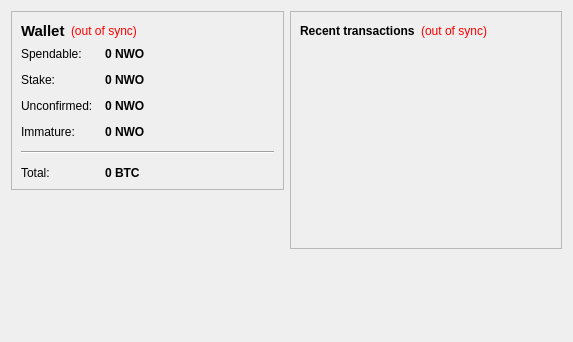
<?xml version="1.0" encoding="UTF-8"?>
<ui version="4.0">
 <class>OverviewPage</class>
 <widget class="QWidget" name="OverviewPage">
  <property name="geometry">
   <rect>
    <x>0</x>
    <y>0</y>
    <width>573</width>
    <height>342</height>
   </rect>
  </property>
  <property name="windowTitle">
   <string>Form</string>
  </property>
  <layout class="QHBoxLayout" name="horizontalLayout" stretch="1,1">
   <item>
    <layout class="QVBoxLayout" name="verticalLayout_2">
     <item>
      <widget class="QFrame" name="frame">
       <property name="frameShape">
        <enum>QFrame::StyledPanel</enum>
       </property>
       <property name="frameShadow">
        <enum>QFrame::Raised</enum>
       </property>
       <layout class="QVBoxLayout" name="verticalLayout_4">
        <item>
         <layout class="QHBoxLayout" name="horizontalLayout_4">
          <item>
           <widget class="QLabel" name="label_5">
            <property name="font">
             <font>
              <pointsize>11</pointsize>
              <weight>75</weight>
              <bold>true</bold>
             </font>
            </property>
            <property name="text">
             <string>Wallet</string>
            </property>
           </widget>
          </item>
          <item>
           <widget class="QLabel" name="labelWalletStatus">
            <property name="toolTip">
             <string>The displayed information may be out of date. Your wallet automatically synchronizes with the nwocoin network after a connection is established, but this process has not completed yet.</string>
            </property>
            <property name="styleSheet">
             <string notr="true">QLabel { color: red; }</string>
            </property>
            <property name="text">
             <string notr="true">(out of sync)</string>
            </property>
            <property name="alignment">
             <set>Qt::AlignLeading|Qt::AlignLeft|Qt::AlignVCenter</set>
            </property>
           </widget>
          </item>
          <item>
           <spacer name="horizontalSpacer_2">
            <property name="orientation">
             <enum>Qt::Horizontal</enum>
            </property>
            <property name="sizeHint" stdset="0">
             <size>
              <width>40</width>
              <height>20</height>
             </size>
            </property>
           </spacer>
          </item>
         </layout>
        </item>
        <item>
         <layout class="QFormLayout" name="formLayout_2">
          <property name="fieldGrowthPolicy">
           <enum>QFormLayout::AllNonFixedFieldsGrow</enum>
          </property>
          <property name="horizontalSpacing">
           <number>12</number>
          </property>
          <property name="verticalSpacing">
           <number>12</number>
          </property>
          <item row="0" column="0">
           <widget class="QLabel" name="label">
            <property name="text">
             <string>Spendable:</string>
            </property>
           </widget>
          </item>
          <item row="0" column="1">
           <widget class="QLabel" name="labelBalance">
            <property name="font">
             <font>
              <weight>75</weight>
              <bold>true</bold>
             </font>
            </property>
            <property name="cursor">
             <cursorShape>IBeamCursor</cursorShape>
            </property>
            <property name="toolTip">
             <string>Your current spendable balance</string>
            </property>
            <property name="text">
             <string notr="true">0 NWO</string>
            </property>
            <property name="textInteractionFlags">
             <set>Qt::LinksAccessibleByMouse|Qt::TextSelectableByKeyboard|Qt::TextSelectableByMouse</set>
            </property>
           </widget>
          </item>
          <item row="1" column="0">
           <widget class="QLabel" name="label_6">
            <property name="text">
             <string>Stake:</string>
            </property>
           </widget>
          </item>
          <item row="1" column="1">
           <widget class="QLabel" name="labelStake">
            <property name="font">
             <font>
              <weight>75</weight>
              <bold>true</bold>
             </font>
            </property>
            <property name="cursor">
             <cursorShape>IBeamCursor</cursorShape>
            </property>
            <property name="toolTip">
             <string>Total of coins that was staked, and do not yet count toward the current balance</string>
            </property>
            <property name="text">
             <string notr="true">0 NWO</string>
            </property>
            <property name="textInteractionFlags">
             <set>Qt::LinksAccessibleByMouse|Qt::TextSelectableByKeyboard|Qt::TextSelectableByMouse</set>
            </property>
           </widget>
          </item>
          <item row="2" column="0">
           <widget class="QLabel" name="label_3">
            <property name="text">
             <string>Unconfirmed:</string>
            </property>
           </widget>
          </item>
          <item row="2" column="1">
           <widget class="QLabel" name="labelUnconfirmed">
            <property name="font">
             <font>
              <weight>75</weight>
              <bold>true</bold>
             </font>
            </property>
            <property name="cursor">
             <cursorShape>IBeamCursor</cursorShape>
            </property>
            <property name="toolTip">
             <string>Total of transactions that have yet to be confirmed, and do not yet count toward the current balance</string>
            </property>
            <property name="text">
             <string notr="true">0 NWO</string>
            </property>
            <property name="textInteractionFlags">
             <set>Qt::LinksAccessibleByMouse|Qt::TextSelectableByKeyboard|Qt::TextSelectableByMouse</set>
            </property>
           </widget>
          </item>
          <item row="3" column="0">
           <widget class="QLabel" name="labelImmatureText">
            <property name="text">
             <string>Immature:</string>
            </property>
           </widget>
          </item>
          <item row="3" column="1">
           <widget class="QLabel" name="labelImmature">
            <property name="font">
             <font>
              <weight>75</weight>
              <bold>true</bold>
             </font>
            </property>
            <property name="toolTip">
             <string>Mined balance that has not yet matured</string>
            </property>
            <property name="text">
             <string notr="true">0 NWO</string>
            </property>
            <property name="textInteractionFlags">
             <set>Qt::LinksAccessibleByMouse|Qt::TextSelectableByKeyboard|Qt::TextSelectableByMouse</set>
            </property>
           </widget>
          </item>
          <item row="4" column="0" colspan="2">
           <widget class="Line" name="line">
            <property name="orientation">
             <enum>Qt::Horizontal</enum>
            </property>
           </widget>
          </item>
          <item row="5" column="0">
           <widget class="QLabel" name="labelTotalText">
            <property name="text">
             <string>Total:</string>
            </property>
           </widget>
          </item>
          <item row="5" column="1">
           <widget class="QLabel" name="labelTotal">
            <property name="font">
             <font>
              <weight>75</weight>
              <bold>true</bold>
             </font>
            </property>
            <property name="cursor">
             <cursorShape>IBeamCursor</cursorShape>
            </property>
            <property name="toolTip">
             <string>Your current total balance</string>
            </property>
            <property name="text">
             <string notr="true">0 BTC</string>
            </property>
            <property name="textInteractionFlags">
             <set>Qt::LinksAccessibleByMouse|Qt::TextSelectableByKeyboard|Qt::TextSelectableByMouse</set>
            </property>
           </widget>
          </item>
         </layout>
        </item>
       </layout>
      </widget>
     </item>
     <item>
      <spacer name="verticalSpacer_3">
       <property name="orientation">
        <enum>Qt::Vertical</enum>
       </property>
       <property name="sizeHint" stdset="0">
        <size>
         <width>20</width>
         <height>40</height>
        </size>
       </property>
      </spacer>
     </item>
     <item>
      <widget class="QLabel" name="label_2">
       <property name="text">
        <string/>
       </property>
       <property name="pixmap">
        <pixmap resource="../bitcoin.qrc">:/images/backg</pixmap>
       </property>
       <property name="scaledContents">
        <bool>false</bool>
       </property>
       <property name="alignment">
        <set>Qt::AlignCenter</set>
       </property>
      </widget>
     </item>
     <item>
      <spacer name="verticalSpacer">
       <property name="orientation">
        <enum>Qt::Vertical</enum>
       </property>
       <property name="sizeHint" stdset="0">
        <size>
         <width>20</width>
         <height>40</height>
        </size>
       </property>
      </spacer>
     </item>
    </layout>
   </item>
   <item>
    <layout class="QVBoxLayout" name="verticalLayout_3">
     <item>
      <widget class="QFrame" name="frame_2">
       <property name="frameShape">
        <enum>QFrame::StyledPanel</enum>
       </property>
       <property name="frameShadow">
        <enum>QFrame::Raised</enum>
       </property>
       <layout class="QVBoxLayout" name="verticalLayout">
        <item>
         <layout class="QHBoxLayout" name="horizontalLayout_2">
          <item>
           <widget class="QLabel" name="label_4">
            <property name="text">
             <string>&lt;b&gt;Recent transactions&lt;/b&gt;</string>
            </property>
           </widget>
          </item>
          <item>
           <widget class="QLabel" name="labelTransactionsStatus">
            <property name="toolTip">
             <string>The displayed information may be out of date. Your wallet automatically synchronizes with the nwocoin network after a connection is established, but this process has not completed yet.</string>
            </property>
            <property name="styleSheet">
             <string notr="true">QLabel { color: red; }</string>
            </property>
            <property name="text">
             <string notr="true">(out of sync)</string>
            </property>
            <property name="alignment">
             <set>Qt::AlignRight|Qt::AlignTrailing|Qt::AlignVCenter</set>
            </property>
           </widget>
          </item>
          <item>
           <spacer name="horizontalSpacer">
            <property name="orientation">
             <enum>Qt::Horizontal</enum>
            </property>
            <property name="sizeHint" stdset="0">
             <size>
              <width>40</width>
              <height>20</height>
             </size>
            </property>
           </spacer>
          </item>
         </layout>
        </item>
        <item>
         <widget class="QListView" name="listTransactions">
          <property name="styleSheet">
           <string notr="true">QListView { background: transparent; }</string>
          </property>
          <property name="frameShape">
           <enum>QFrame::NoFrame</enum>
          </property>
          <property name="verticalScrollBarPolicy">
           <enum>Qt::ScrollBarAlwaysOff</enum>
          </property>
          <property name="horizontalScrollBarPolicy">
           <enum>Qt::ScrollBarAlwaysOff</enum>
          </property>
          <property name="selectionMode">
           <enum>QAbstractItemView::NoSelection</enum>
          </property>
         </widget>
        </item>
       </layout>
      </widget>
     </item>
     <item>
      <spacer name="verticalSpacer_2">
       <property name="orientation">
        <enum>Qt::Vertical</enum>
       </property>
       <property name="sizeHint" stdset="0">
        <size>
         <width>20</width>
         <height>40</height>
        </size>
       </property>
      </spacer>
     </item>
    </layout>
   </item>
  </layout>
 </widget>
 <resources>
  <include location="../bitcoin.qrc"/>
 </resources>
 <connections/>
</ui>
